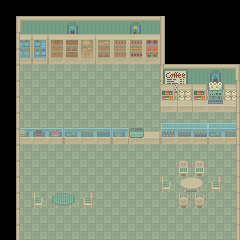

Tiled map render using the project's own tile images. Description and the whole map definition, tile-layer contents included, below:
An orthogonal 15x15 tile map with 16x16 px tiles, 5 tile layers (PardesYPisos, Columnas/objetos, Columnas2, Objetos2, ...) and 15 objects.

<map version="1.10" tiledversion="1.11.2" orientation="orthogonal" renderorder="right-down" width="15" height="15" tilewidth="16" tileheight="16" infinite="0" nextlayerid="8" nextobjectid="20">
 <tileset firstgid="1" source="../tsx/interior.tsx" />
 <layer id="2" name="PardesYPisos" width="15" height="15">
  <data encoding="csv">
0,0,0,0,0,0,0,0,0,0,0,0,0,0,0,
0,3061,3061,3061,3062,3061,3061,3061,3065,3061,0,0,0,0,0,
0,3200,3200,3200,3201,3200,3200,3200,3204,3200,0,0,0,0,0,
0,3339,3339,3339,3339,3339,3339,3339,3339,3339,0,0,0,0,0,
0,3339,3339,3339,3339,3339,3339,3339,3339,3339,3061,3061,3061,3067,3061,
0,3339,3339,3339,3339,3339,3339,3339,3339,3339,3200,3200,3200,3206,3200,
0,3339,3339,3339,3339,3339,3339,3339,3339,3339,3339,3339,3339,3339,3339,
0,3339,3339,3339,3339,3339,3339,3339,3339,3339,3339,3339,3339,3339,3339,
0,3339,3339,3339,3339,3339,3339,3339,3339,3339,3339,3339,3339,3339,3339,
0,3339,3339,3339,3339,3339,3339,3339,3339,3339,3339,3339,3339,3339,3339,
0,3339,3339,3339,3339,3339,3339,3339,3339,3339,3339,3339,3339,3339,3339,
0,3339,3339,3339,3339,3339,3339,3339,3339,3339,3339,3339,3339,3339,3339,
0,3339,3339,3339,3339,3339,3339,3339,3339,3339,3339,3339,3339,3339,3339,
0,3339,3339,3339,3339,3339,3339,3339,3339,3339,3339,3339,3339,3339,3339,
0,3339,3339,3339,3339,3339,3339,3339,3339,3339,3339,3339,3339,3339,3339
</data>
 </layer>
 <layer id="1" name="Columnas/objetos" width="15" height="15">
  <data encoding="csv">
0,0,0,0,0,0,0,0,0,0,0,0,0,0,0,
0,2642,2923,2923,2923,2923,2923,2923,2923,2923,2785,0,0,0,0,
0,2796,0,0,0,0,0,0,0,0,2785,0,0,0,0,
0,2935,0,0,0,0,0,0,0,0,2785,0,0,0,0,
0,2920,0,0,0,0,0,0,0,0,2923,2923,2923,2923,2643,
0,2920,0,0,0,0,0,0,0,0,0,0,2793,2794,2795,
0,2920,0,0,0,0,0,0,0,0,2930,3212,2932,2933,2934,
0,2920,0,0,0,0,0,0,0,0,0,0,0,3077,3078,
0,3213,3214,3215,3216,3217,3218,3219,3211,3212,2930,2930,2930,3216,3217,
0,2920,0,0,0,0,0,0,0,0,0,0,0,0,2921,
0,2920,0,0,0,0,0,0,0,0,0,0,0,0,2921,
0,2920,0,0,0,0,0,0,0,0,0,0,0,0,2921,
0,2920,0,0,0,0,0,0,0,0,0,0,0,0,2921,
0,2920,0,0,0,0,0,0,0,0,0,0,0,0,2921,
0,2920,0,0,0,0,0,0,0,0,0,0,0,0,2921
</data>
 </layer>
 <layer id="3" name="Columnas2" width="15" height="15">
  <data encoding="csv">
0,0,0,0,0,0,0,0,0,0,0,0,0,0,0,
0,2642,2923,2923,2923,2923,2923,2923,2923,2923,2785,0,0,0,0,
0,2920,0,0,0,0,0,0,0,0,2785,0,0,0,0,
0,2920,0,0,0,0,0,0,0,0,2785,0,0,0,0,
0,2920,0,0,0,0,0,0,0,0,2920,2923,2923,2923,2643,
0,2920,0,0,0,0,0,0,0,0,2920,0,0,0,2921,
0,2920,0,0,0,0,0,0,0,0,0,0,0,0,2921,
0,2920,0,0,0,0,0,0,0,0,0,0,0,0,2921,
0,2920,0,0,0,0,0,0,0,0,0,0,0,0,2921,
0,2920,0,0,0,0,0,0,0,0,0,0,0,0,2921,
0,2920,0,0,0,0,0,0,0,0,0,0,0,0,2921,
0,2920,0,0,0,0,0,0,0,0,0,0,0,0,2921,
0,2920,0,0,0,0,0,0,0,0,0,0,0,0,2921,
0,2920,0,0,0,0,0,0,0,0,0,0,0,0,2921,
0,2920,0,0,0,0,0,0,0,0,0,0,0,0,2921
</data>
 </layer>
 <layer id="4" name="Objetos2" width="15" height="15">
  <data encoding="csv">
0,0,0,0,0,0,0,0,0,0,0,0,0,0,0,
0,0,0,0,0,0,0,0,0,0,0,0,0,0,0,
0,0,2797,2798,2799,2800,2801,2804,2805,2807,0,0,0,0,0,
0,0,2936,2937,2938,2939,2940,2943,2944,2946,0,0,0,0,0,
0,0,0,0,0,0,0,0,0,0,2786,2787,0,0,0,
0,0,0,0,0,0,0,0,0,0,2925,2926,0,0,0,
0,0,0,0,0,0,0,0,0,0,0,0,0,0,0,
0,0,0,0,0,0,0,0,0,0,3069,3070,3071,0,0,
0,0,0,0,0,0,0,0,0,0,3208,3209,3210,0,0,
0,0,0,0,0,0,0,0,0,0,0,0,0,0,0,
0,0,0,0,0,0,0,0,0,0,0,0,0,0,0,
0,0,0,0,0,0,0,0,0,0,0,0,0,0,0,
0,0,0,0,0,0,0,0,0,0,0,0,0,0,0,
0,0,0,0,0,0,0,0,0,0,0,0,0,0,0,
0,0,0,0,0,0,0,0,0,0,0,0,0,0,0
</data>
 </layer>
 <layer id="5" name="objetos3" width="15" height="15">
  <data encoding="csv">
0,0,0,0,0,0,0,0,0,0,0,0,0,0,0,
0,0,0,0,0,0,0,0,0,0,0,0,0,0,0,
0,0,0,0,0,0,0,0,0,0,0,0,0,0,0,
0,0,0,0,0,0,0,0,0,0,0,0,0,0,0,
0,0,0,0,0,0,0,0,0,0,0,0,0,0,0,
0,0,0,0,0,0,0,0,0,0,2793,2147486443,0,0,0,
0,0,0,0,0,0,0,0,0,0,2932,2147486582,0,0,0,
0,0,0,0,0,0,0,0,0,0,0,0,0,0,0,
0,0,0,0,0,0,0,0,0,0,0,0,0,0,0,
0,0,0,0,0,0,0,0,0,0,0,0,0,0,0,
0,0,0,0,0,0,0,0,0,0,0,2660,2660,0,0,
0,0,0,0,0,0,0,0,0,0,2651,2657,2658,2652,0,
0,0,2651,2654,2655,2652,0,0,0,0,0,2663,2663,0,0,
0,0,0,0,0,0,0,0,0,0,0,0,0,0,0,
0,0,0,0,0,0,0,0,0,0,0,0,0,0,0
</data>
 </layer>
 <objectgroup id="6" name="colisiones">
  <object id="3" x="16" y="128" width="224" height="16" />
  <object id="4" x="0" y="0" width="16" height="240" />
  <object id="5" x="0" y="0" width="240" height="16" />
  <object id="6" x="160" y="0" width="80" height="64" />
  <object id="7" x="16" y="16" width="144" height="48" />
  <object id="8" x="160" y="64" width="80" height="48" />
  <object id="9" x="176" y="160" width="32" height="16" />
  <object id="10" x="160" y="176" width="16" height="16" />
  <object id="11" x="176" y="192" width="32" height="16" />
  <object id="12" x="208" y="176" width="16" height="16" />
  <object id="13" x="176" y="176" width="32" height="16" />
  <object id="14" x="48" y="192" width="32" height="16" />
  <object id="15" x="32" y="192" width="16" height="16" />
  <object id="16" x="80" y="192" width="16" height="16" />
 </objectgroup>
 <objectgroup id="7" name="interacciones">
  <object id="17" x="176" y="224" width="48" height="16">
   <properties>
    <property name="spawnX" type="float" value="160" />
    <property name="spawnY" type="float" value="64" />
    <property name="targetMap" value="exteriores/centro.tmx" />
    <property name="tipo" value="portal" />
    <property name="transicion" value="fade" />
   </properties>
  </object>
 </objectgroup>
</map>
